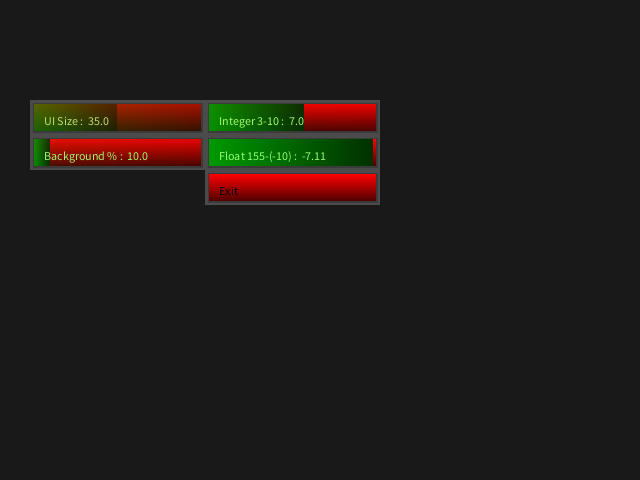
Frame 1 (no input)
Frame 60 (the mouse pressed at the canvas centre just before this capture): identical to frame 1, image omitted
Frame 120 (the mouse held since frame 60 and released just before this capture): identical to frame 1, image omitted

The Processing sketch that drew this single still picture (run headless with seeded random() and noise(); from frame 60 on, the mouse is pressed at the canvas centre):

// Processing sketch: processing_61923
// ── processing_61923.pde

// just copy code below comment after draw and this comment to your sketch , call createButtonImage(); on setup(), cursor(ARROW); at begin of draw() and call sliders and buttons as you need.   code by qdiiibp
float testFloatA = 10;
float testFloatB = -7.11;
int testInteger = 7;      // some test values
void setup(){
  size(640,480);
  createButtonImage();                                         // create the main "design" image of the slider, a simple gradient. You can load a image or movie or whatever
}
void draw(){ background(testFloatA*2.5); 
  cursor(ARROW);  // reset the cursor at begin of draw, else it will be a hand after pointing a slider forever.
 slider(30 ,100           ,"UI Size",sliderSize,25,45,mousePressed,mouseX,mouseY);  sliderSize=sliderResult;                 
 slider(int(30+sliderSize*5) ,100            ,"Integer 3-10",testInteger,3,10,mousePressed,mouseX,mouseY);  testInteger=round(sliderResult);                 
 slider(30              ,int(100+sliderSize*1)             ,"Background %",testFloatA,0,100,mousePressed,mouseX,mouseY);  testFloatA=sliderResult;                 
 slider(int(30+sliderSize*5)             ,int(100+sliderSize*1)             ,"Float 155-(-10)",testFloatB,155,-10,mousePressed,mouseX,mouseY);  testFloatB=sliderResult;        
 button(int(30+sliderSize*5)             ,int(100+sliderSize*2),"Exit",false            ,mousePressed,mouseX,mouseY);  if(buttonSwitch)exit();                              // set a button always false and call a function on button press
 
}






// just copy code below comment after draw and this comment to your sketch , call createButtonImage(); on setup(), cursor(ARROW); at begin of draw() and call sliders and buttons as you need.   code by qdiiibp
  PImage bimg;               // the button Image
  boolean buttonSwitch;      // will return true or false if the button is on or of
  boolean clickable = true;  // without this user would trigger the button by pressing
void createButtonImage(){     
  bimg=get(0,0,int(sliderSize),int(sliderSize));   //  copy some pixels to the image, instead createImage...bimg.beginDraw();
for (int i = 0; i < sliderSize; i++) {  for(int j = 0; j < sliderSize; j++) {    color c = color(255-j*5, 153-i*3, (i+j)*5);    bimg.set(i, j, c);  }}}     //the main "design" of the button, a gradient. You can load a image or movie or whatever
void button( int posx,int posy, String txt, boolean buttonbool,boolean pressed,int pointerx,int pointery){ // boolean pressed,int pointerx,int pointery ------------> are important for usage in other windows, just use variables set to appc.mouseX/Y and appc.mousePressed in window controller handler. This is also usefull to correct mouse input if you draw the buttons to an image shown on a part of the screen.
noStroke();  buttonSwitch = buttonbool;
fill(255,255,255,55); rect(posx, posy,sliderSize*5,sliderSize);      //  button background, a little bigger as the button to fit buttons together to one transparent ui surface.
fill(0,0,0,55); rect(posx+3, posy+3,sliderSize*5-5,sliderSize-5);    //  button shadow
if(buttonSwitch){fill(255,255,255,255);tint(0,255,0,255);}           //  if button is on, fill the text white and tint the button green
else {fill(0,0,0,255); tint(255,0,0,255);}                           //  if button is off, fill the text black and tint the button red
if (pointerx >= posx+4 && pointerx <= posx+sliderSize*5-4 &&   pointery >= posy+4 && pointery <= posy+sliderSize-4) {                // if the pointer is over the button
  cursor(HAND); tint(255,255,0,255);                                                                                         // turn the cursor to a hand and fill the button orange
if(pressed){                                                // if the button is pressed
if(clickable){                                                  // if the button is clickable
clickable = false;                                              // make the button not triggerable
if(buttonSwitch)buttonSwitch=false;else buttonSwitch=true; }}   // switch the boolean
else clickable = true;}                                    // makes the button clickable again 
image(bimg,posx+4, posy+4,sliderSize*5-8,sliderSize-8);    // draw the main button image
text(txt,posx+sliderSize*.4, posy+sliderSize*.7);          // draw the button text
}

  float sliderResult;      // will return the result of the slider
  float sliderSize = 35;       // slidersize ;-)


void slider( int posx,int posy, String txt, float sliderlfoat, float sliderMin,  float sliderMax, boolean pressed,int pointerx,int pointery){ // boolean pressed,int pointerx,int pointery ------------> are important for usage in other windows, just use variables set to appc.mouseX/Y and appc.mousePressed in window controller handler. This is also usefull to correct mouse input if you draw the sliders to an image shown on a part of the screen.
noStroke();  sliderResult = sliderlfoat;
fill(255,255,255,55); rect(posx, posy,sliderSize*5,sliderSize);      //  slider background, a little bigger as the slider to fit sliders together to one transparent ui surface.
fill(0,0,0,55); rect(posx+3, posy+3,sliderSize*5-5,sliderSize-5);    //  slider shadow
tint(255-sliderResult*2.5,sliderResult*2.5,0,255);
fill(sliderResult*1+155,255-sliderResult*1,111,255);
if (pointerx >= posx+4 && pointerx <= posx+sliderSize*5-4 &&   pointery >= posy+4 && pointery <= posy+sliderSize-4) {                // if the pointer is over the slider
  cursor(HAND); tint(255,255,0,255);                                                                                         // turn the cursor to a hand and fill the slider orange
if(pressed){                                                // if the slider is pressed
sliderResult=map(mouseX,posx+4,posx+sliderSize*5-4,sliderMin,sliderMax);
}   }                             
image(bimg,posx+4, posy+4,sliderSize*5-8,sliderSize-8); 
float bviz = map(sliderResult,sliderMin,sliderMax,0,(sliderSize*5)-8);
tint(sliderResult*2.5,255-sliderResult*2.5,0,255);
image(bimg,posx+4, posy+4,bviz,sliderSize-8);    // draw the main slider image
text(txt + " :  " + sliderResult,posx+sliderSize*.4, posy+sliderSize*.7);          // draw the slider text
}
